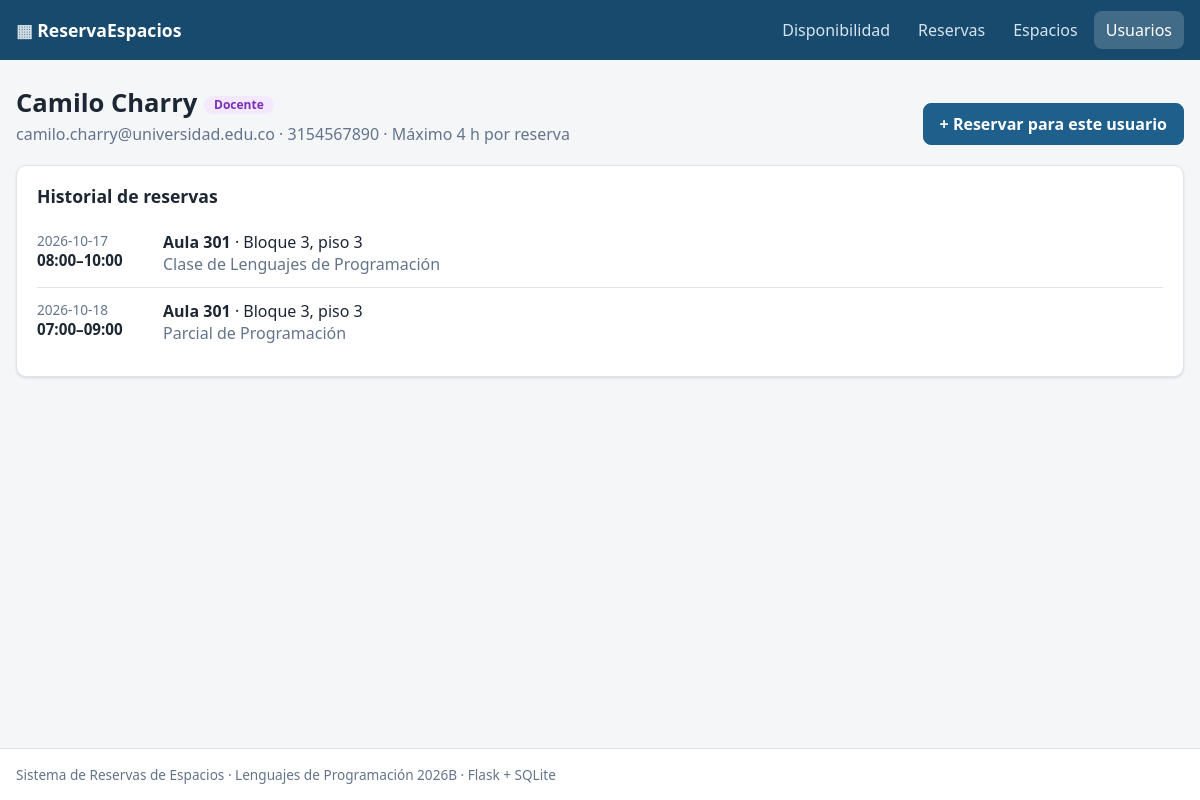
Page /usuarios/3 on the committed database.
### tables this page shows
CREATE TABLE usuarios (
    id        INTEGER PRIMARY KEY AUTOINCREMENT,
    nombre    TEXT NOT NULL CHECK (length(trim(nombre)) > 0),
    correo    TEXT NOT NULL UNIQUE CHECK (correo LIKE '%_@_%._%'),
    rol       TEXT NOT NULL CHECK (rol IN ('estudiante', 'docente', 'administrativo')),
    telefono  TEXT NOT NULL DEFAULT ''
);

CREATE TABLE reservas (
    id           INTEGER PRIMARY KEY AUTOINCREMENT,
    usuario_id   INTEGER NOT NULL REFERENCES usuarios (id) ON DELETE RESTRICT,
    espacio_id   INTEGER NOT NULL REFERENCES espacios (id) ON DELETE RESTRICT,
    fecha        TEXT    NOT NULL CHECK (fecha GLOB '[0-9][0-9][0-9][0-9]-[0-1][0-9]-[0-3][0-9]'),
    hora_inicio  TEXT    NOT NULL CHECK (hora_inicio GLOB '[0-2][0-9]:[0-5][0-9]'),
    hora_fin     TEXT    NOT NULL CHECK (hora_fin GLOB '[0-2][0-9]:[0-5][0-9]'),
    proposito    TEXT    NOT NULL CHECK (length(trim(proposito)) > 0),
    creada_en    TEXT    NOT NULL DEFAULT (datetime('now', 'localtime')),
    CHECK (hora_inicio < hora_fin)
);

CREATE TABLE espacios (
    id             INTEGER PRIMARY KEY AUTOINCREMENT,
    nombre         TEXT    NOT NULL UNIQUE CHECK (length(trim(nombre)) > 0),
    capacidad      INTEGER NOT NULL CHECK (capacidad > 0),
    ubicacion      TEXT    NOT NULL CHECK (length(trim(ubicacion)) > 0),
    equipamiento   TEXT    NOT NULL DEFAULT '',
    habilitado     INTEGER NOT NULL DEFAULT 1 CHECK (habilitado IN (0, 1)),
    hora_apertura  TEXT    NOT NULL DEFAULT '07:00' CHECK (hora_apertura GLOB '[0-2][0-9]:[0-5][0-9]'),
    hora_cierre    TEXT    NOT NULL DEFAULT '21:00' CHECK (hora_cierre GLOB '[0-2][0-9]:[0-5][0-9]'),
    CHECK (hora_apertura < hora_cierre)
);

### app/controllers/usuario_controller.py (the view)
@bp.get("/<int:usuario_id>")
def detalle(usuario_id: int):
    usuario = RepositorioUsuarios().obtener(usuario_id)
    reservas = RepositorioReservas().listar_detalle(usuario_id=usuario_id)
    return render_template("usuarios/detalle.html", usuario=usuario, reservas=reservas)

### app/models/base.py (called while the page is built)
    @property
    def id(self) -> int | None:
        return self._id

    @id.setter
    def id(self, valor) -> None:
        self._id = int(valor) if valor not in (None, "") else None

    @property
    def conexion(self) -> sqlite3.Connection:
        return self._conexion if self._conexion is not None else BaseDatos.conexion()

    def obtener(self, id_: int | None) -> T:
        fila = self.conexion.execute(f"SELECT * FROM {self.tabla} WHERE id = ?", (id_,)).fetchone()
        if fila is None:
            raise EntidadNoEncontradaError(f"No existe un {self.nombre_entidad} con id {id_}.")
        return self._a_entidad(fila)

### app/models/database.py (called while the page is built)
    @staticmethod
    def conectar(ruta: str) -> sqlite3.Connection:
        conexion = sqlite3.connect(ruta)
        conexion.row_factory = sqlite3.Row
        conexion.execute("PRAGMA foreign_keys = ON")
        return conexion

    @classmethod
    def conexion(cls) -> sqlite3.Connection:
        if "db" not in g:
            g.db = cls.conectar(current_app.config["DATABASE"])
        return g.db

    @staticmethod
    def cerrar(_error=None) -> None:
        conexion = g.pop("db", None)
        if conexion is not None:
            conexion.close()

### app/models/usuario.py (called while the page is built)
    @classmethod
    def crear(cls, rol: str, **datos) -> "Usuario":
        tipo = cls._tipos.get(str(rol or "").strip().lower())
        if tipo is None:
            raise ValidacionError("Seleccione un rol válido: estudiante, docente o administrativo.")
        return tipo(**datos)

    @property
    def rol(self) -> str:
        return self.ROL

    @property
    def nombre(self) -> str:
        return self._nombre

    @nombre.setter
    def nombre(self, valor) -> None:
        self._nombre = v.texto(valor, "nombre", maximo=100)

    @property
    def correo(self) -> str:
        return self._correo

    @correo.setter
    def correo(self, valor) -> None:
        self._correo = v.correo(valor)

    @property
    def telefono(self) -> str:
        return self._telefono

    @telefono.setter
    def telefono(self, valor) -> None:
        self._telefono = v.telefono(valor)

    @property
    def max_horas_reserva(self) -> float:
        return self.MAX_HORAS

    def _a_entidad(self, fila: sqlite3.Row) -> Usuario:
        datos = dict(fila)
        return Usuario.crear(datos.pop("rol"), **datos)

### app/templates/usuarios/detalle.html (shortened to what this page needs)
{% extends "base.html" %}
{% from "_macros.html" import etiqueta_rol %}
{% block contenido %}
<section class="encabezado">
    <div>
        <h1>{{ usuario.nombre }} {{ etiqueta_rol(usuario.rol) }}</h1>
        <p class="sutil">{{ usuario.correo }}{% if usuario.telefono %} · {{ usuario.telefono }}{% endif %} · Máximo {{ usuario.max_horas_reserva }} h por reserva</p>
    </div>
    <a class="boton boton--primario" href="{{ url_for('reservas.crear', usuario_id=usuario.id) }}">+ Reservar para este usuario</a>
</section>
<section class="panel">
    <h2>Historial de reservas</h2>
    {% if reservas %}
    <ul class="lista-reservas">
        {% for r in reservas %}
        <li>
            <div class="lista-reservas__hora">{{ r.fecha }}<br><strong>{{ r.hora_inicio }}–{{ r.hora_fin }}</strong></div>
            <div><strong>{{ r.espacio }}</strong> · {{ r.ubicacion }}<br><span class="sutil">{{ r.proposito }}</span></div>
        </li>
        {% endfor %}
    </ul>
    {% else %}
    <p class="vacio">Este usuario no tiene reservas.</p>
    {% endif %}
</section>
{% endblock %}

### app/templates/_macros.html (shortened to what this page needs)
{% macro etiqueta_rol(rol) -%}
<span class="insignia insignia--{{ rol }}">{{ rol | capitalize }}</span>
{%- endmacro %}

### app/static/css/estilos.css (style rules this page uses)
:root { --fondo: #f4f6f8; --superficie: #ffffff; --texto: #1d2733; --sutil: #64748b; --borde: #dfe4ea; --primario: #1f5f8b; --primario-oscuro: #174a6d; --exito: #1f7a4d; --exito-fondo: #e6f4ec; --error: #b42318; --error-fondo: #fdecea; --aviso: #8a5a00; --aviso-fondo: #fff4d6; --libre: #e8f5ee; --libre-hover: #c9ead7; --reservado: #dbe8f4; --reservado-borde: #1f5f8b; --cerrado: #eceff2; --radio: 10px; --sombra: 0 1px 2px rgba(16, 24, 40, 0.06), 0 1px 3px rgba(16, 24, 40, 0.08); font-family: "Segoe UI", system-ui, -apple-system, Roboto, sans-serif; color: var(--texto); background: var(--fondo); }
* { box-sizing: border-box; }
body { margin: 0; min-height: 100vh; display: flex; flex-direction: column; }
a { color: var(--primario); }
h1, h2 { margin: 0; line-height: 1.2; }
h1 { font-size: 1.6rem; }
h2 { font-size: 1.1rem; margin-bottom: 12px; }
.sutil { color: var(--sutil); margin: 4px 0 0; }
.encabezado { display: flex; justify-content: space-between; align-items: flex-end; gap: 16px; margin-bottom: 20px; flex-wrap: wrap; }
.panel { background: var(--superficie); border: 1px solid var(--borde); border-radius: var(--radio); padding: 20px; box-shadow: var(--sombra); margin-bottom: 20px; }
.boton { display: inline-flex; align-items: center; justify-content: center; gap: 6px; padding: 9px 16px; border-radius: 8px; border: 1px solid var(--borde); background: var(--superficie); color: var(--texto); font: inherit; font-weight: 600; text-decoration: none; cursor: pointer; transition: background 0.15s, border-color 0.15s; }
.boton--primario { background: var(--primario); border-color: var(--primario); color: #fff; }
.insignia { display: inline-block; border-radius: 999px; padding: 2px 10px; font-size: 0.75rem; font-weight: 700; vertical-align: middle; }
.insignia--docente { background: #f3e8fd; color: #7a2fb8; }
.lista-reservas { list-style: none; margin: 0; padding: 0; }
.lista-reservas li { display: flex; gap: 16px; padding: 12px 0; border-bottom: 1px solid var(--borde); }
.lista-reservas li:last-child { border-bottom: none; }
.lista-reservas__hora { min-width: 110px; color: var(--sutil); font-size: 0.85rem; }
.lista-reservas__hora strong { color: var(--texto); font-size: 0.95rem; }

### rows in the picture
usuarios: nombre "Camilo Charry", rol "Docente", correo "camilo.charry@universidad.edu.co", telefono "3154567890"
reservas: fecha "2026-10-17", hora_inicio "08:00", hora_fin "10:00", espacio "Aula 301", ubicacion "Bloque 3, piso 3", proposito "Clase de Lenguajes de Programación"
reservas: fecha "2026-10-18", hora_inicio "07:00", hora_fin "09:00", espacio "Aula 301", ubicacion "Bloque 3, piso 3", proposito "Parcial de Programación"

### other values in the picture
{{ usuario.max_horas_reserva }} "4"
